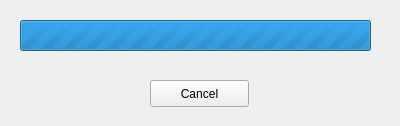
<?xml version="1.0" encoding="UTF-8"?>
<ui version="4.0">
 <class>StatusBar</class>
 <widget class="QWidget" name="StatusBar">
  <property name="geometry">
   <rect>
    <x>0</x>
    <y>0</y>
    <width>400</width>
    <height>126</height>
   </rect>
  </property>
  <property name="windowTitle">
   <string>Copiando escenas espere...</string>
  </property>
  <widget class="QPushButton" name="CancelButton">
   <property name="geometry">
    <rect>
     <x>150</x>
     <y>80</y>
     <width>99</width>
     <height>27</height>
    </rect>
   </property>
   <property name="text">
    <string>Cancel</string>
   </property>
  </widget>
  <widget class="QProgressBar" name="StatusProgressBar">
   <property name="geometry">
    <rect>
     <x>20</x>
     <y>20</y>
     <width>351</width>
     <height>31</height>
    </rect>
   </property>
   <property name="autoFillBackground">
    <bool>false</bool>
   </property>
   <property name="minimum">
    <number>0</number>
   </property>
   <property name="maximum">
    <number>0</number>
   </property>
   <property name="value">
    <number>-1</number>
   </property>
   <property name="format">
    <string>Copiando escenas</string>
   </property>
  </widget>
 </widget>
 <resources/>
 <connections/>
</ui>
